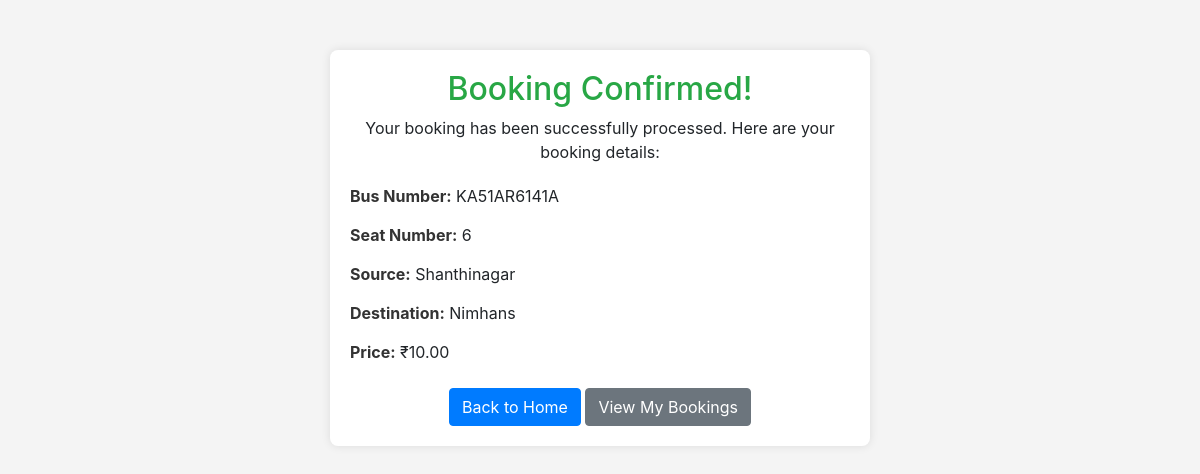
Screenshot of /booking_confirmation/5 (signed in) with the database file from the repository.
### Booking/models.py (models this page shows, shortened)
class Booking(models.Model):
    booking_id = models.AutoField(primary_key=True)
    user = models.ForeignKey(User, on_delete=models.CASCADE, related_name='bookings_user')
    source = models.ForeignKey(BusStop, on_delete=models.CASCADE, related_name='bookings_source')
    destination = models.ForeignKey(BusStop, on_delete=models.CASCADE, related_name='bookings_destination')
    price = models.ForeignKey(Fare, on_delete=models.CASCADE, related_name='bookings_price')
    bus = models.ForeignKey(Bus, on_delete=models.CASCADE, related_name='bookings_bus')
    seat = models.ForeignKey(Seat, on_delete=models.CASCADE)
    date = models.DateField(default=timezone.now)

class Bus(models.Model):
    bus_id = models.AutoField(primary_key=True)
    route_id = models.ForeignKey(Route, on_delete=models.CASCADE, related_name='buses')
    bus_number = models.CharField(max_length=255)
    conductor_name = models.CharField(max_length=255)
    conductor_number = models.CharField(max_length=15)

class Seat(models.Model):
    bus = models.ForeignKey(Bus, on_delete=models.CASCADE)
    seat_number = models.CharField(max_length=5)

class BusStop(models.Model):
    stop_id = models.AutoField(primary_key=True)
    name = models.CharField(max_length=100)
    location = models.CharField(max_length=100)
    route_id = models.ForeignKey(Route, on_delete=models.CASCADE, related_name='stops')

class Fare(models.Model):
    source = models.ForeignKey(BusStop, related_name='fare_source', on_delete=models.CASCADE)
    destination = models.ForeignKey(BusStop, related_name='fare_destination', on_delete=models.CASCADE)
    price = models.DecimalField(max_digits=5, decimal_places=2)
    route = models.ForeignKey(Route, on_delete=models.CASCADE)

### Booking/checks.py (the view)
    def _wrapped_view(request, *args, **kwargs):
        if admin_check(request.user):
            return view_func(request, *args, **kwargs)
        else:
            return redirect("login")

### Booking/checks.py (called while the page is built)
def admin_check(user):
    return user.is_authenticated

def login_required(view_func):
    def _wrapped_view(request, *args, **kwargs):
        if admin_check(request.user):
            return view_func(request, *args, **kwargs)
        else:
            return redirect("login")
    return _wrapped_view

### Booking/views.py (called while the page is built)
@login_required
def booking_confirmation(request, booking_id):
    booking = get_object_or_404(Booking, pk=booking_id)
    return render(request, 'booking_confirmation.html', {'booking': booking})

### Booking/templates/booking_confirmation.html (shortened to what this page needs)
<!DOCTYPE html>
<html lang="en">
<head>
    <link href="https://maxcdn.bootstrapcdn.com/bootstrap/4.5.2/css/bootstrap.min.css" rel="stylesheet">
</head>
<body>
    <div class="container">
        <div class="row justify-content-center">
            <div class="col-md-6">
                <div class="confirmation-card text-center">
                    <h2>Booking Confirmed!</h2>
                    <p>Your booking has been successfully processed. Here are your booking details:</p>
                    <div class="booking-details text-left">
                        <div class="detail-item">
                            <strong>Bus Number:</strong> {{ booking.bus.bus_number }}
                        </div>
                        <div class="detail-item">
                            <strong>Seat Number:</strong> {{ booking.seat.seat_number }}
                        </div>
                        <div class="detail-item">
                            <strong>Source:</strong> {{ booking.source.name }}
                        </div>
                        <div class="detail-item">
                            <strong>Destination:</strong> {{ booking.destination.name }}
                        </div>
                        <div class="detail-item">
                            <strong>Price:</strong> ₹{{ booking.price.price }}
                        </div>
                    </div>
                    <div class="mt-4">
                        <a href="{% url 'index' %}" class="btn btn-primary">Back to Home</a>
                        <a href="{% url 'my_bookings' %}" class="btn btn-secondary">View My Bookings</a>
                    </div>
                </div>
            </div>
        </div>
    </div>
</body>
</html>

### Booking/templates/booking_confirmation.html (style rules this page uses)
body { background-color: #f4f4f4; }
.confirmation-card { margin-top: 50px; padding: 20px; background-color: #fff; border-radius: 8px; box-shadow: 0 0 10px rgba(0, 0, 0, 0.1); }
.confirmation-card h2 { color: #28a745; }
.booking-details { margin-top: 20px; }
.booking-details .detail-item { margin-bottom: 15px; }
.booking-details .detail-item strong { color: #333; }

### rows the page displays
Booking: bus.bus_number "KA51AR6141A", seat.seat_number "6", source.name "Shanthinagar", destination.name "Nimhans", price.price "10.00"
